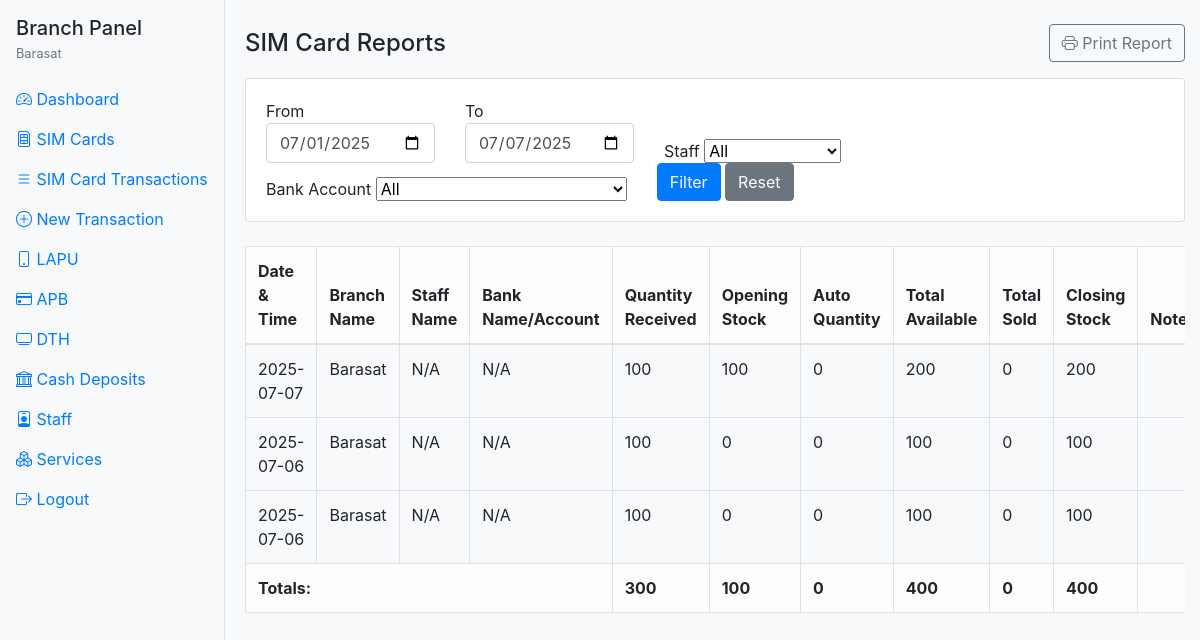
The app's page /branch/sim_cards/reports.php (signed in) with its own data.
### tables this page shows
CREATE TABLE `branches` (
  `id` int(11) NOT NULL,
  `branch_code` varchar(10) NOT NULL,
  `branch_name` varchar(100) NOT NULL,
  `branch_type` enum('main','sub','satellite') DEFAULT 'sub',
  `opening_date` date NOT NULL,
  `address1` varchar(255) NOT NULL,
  `address2` varchar(255) DEFAULT NULL,
  `city` varchar(100) NOT NULL,
  `postal_code` varchar(10) NOT NULL,
  `contact_number` varchar(15) NOT NULL,
  `email` varchar(100) NOT NULL,
  `manager_name` varchar(100) DEFAULT NULL,
  `working_hours` varchar(100) DEFAULT NULL,
  `notes` text DEFAULT NULL,
  `status` enum('active','inactive') DEFAULT 'active',
  `created_by` int(11) DEFAULT NULL,
  `created_at` timestamp NOT NULL DEFAULT current_timestamp(),
  `updated_by` int(11) DEFAULT NULL,
  `updated_at` timestamp NOT NULL DEFAULT current_timestamp() ON UPDATE current_timestamp()
);

CREATE TABLE `sim_cards` (
  `id` int(11) NOT NULL,
  `branch_id` int(11) DEFAULT NULL,
  `staff_id` int(11) DEFAULT NULL,
  `bank_account_id` int(11) DEFAULT NULL,
  `transaction_date` date DEFAULT NULL,
  `quantity_received` int(11) DEFAULT 0,
  `opening_stock` int(11) DEFAULT 0,
  `auto_quantity` int(11) DEFAULT 0,
  `total_available` int(11) DEFAULT 0,
  `total_sold` int(11) DEFAULT 0,
  `closing_stock` int(11) DEFAULT 0,
  `notes` text DEFAULT NULL,
  `created_by` varchar(100) DEFAULT NULL,
  `created_at` timestamp NOT NULL DEFAULT current_timestamp(),
  `opening_balance` decimal(10,2) DEFAULT 0.00,
  `received` decimal(10,2) DEFAULT 0.00,
  `auto_amount` decimal(10,2) DEFAULT 0.00,
  `closing_amount` decimal(10,2) DEFAULT 0.00
);

### branch/sim_cards/reports.php (the view, shortened to what this page needs)
<?php
$user = $_SESSION['branch_user'];
$branch_id = $user['branch_id'];
$page_title = 'SIM Card Reports';
$db = new Database();
$conn = $db->getConnection();
$stmt = $conn->prepare("SELECT branch_name FROM branches WHERE id = ?");
$stmt->execute([$branch_id]);
$branch_row = $stmt->fetch(PDO::FETCH_ASSOC);
$branch_name = $branch_row ? $branch_row['branch_name'] : '';
$from_date = isset($_GET['from_date']) && $_GET['from_date'] ? $_GET['from_date'] : date('Y-m-01');
$to_date = isset($_GET['to_date']) && $_GET['to_date'] ? $_GET['to_date'] : date('Y-m-d');
$where = ["sc.branch_id = ?"];
$params = [$branch_id];
if ($from_date && $to_date) {
    $where[] = "DATE(sc.transaction_date) BETWEEN ? AND ?";
    $params[] = $from_date;
    $params[] = $to_date;
}
$sql = "
    SELECT sc.*, b.branch_name, s.full_name as staff_name, ba.bank_name, ba.account_number
    FROM sim_cards sc
    LEFT JOIN branches b ON sc.branch_id = b.id
    LEFT JOIN staff s ON sc.staff_id = s.id
    LEFT JOIN bank_accounts ba ON sc.bank_account_id = ba.id
    WHERE " . implode(" AND ", $where) . "
    ORDER BY sc.transaction_date DESC, sc.created_at DESC, sc.id DESC
";
$stmt = $conn->prepare($sql);
$stmt->execute($params);
$transactions = $stmt->fetchAll(PDO::FETCH_ASSOC);
$totals = [
    'opening_stock' => 0,
    'quantity_received' => 0,
    'auto_quantity' => 0,
    'total_available' => 0,
    'total_sold' => 0,
    'closing_stock' => 0,
];
foreach ($transactions as $row) {
    $totals['opening_stock']      += $row['opening_stock'];
    $totals['quantity_received']  += $row['quantity_received'];
    $totals['auto_quantity']      += $row['auto_quantity'];
    $totals['total_available']    += $row['total_available'];
    $totals['total_sold']         += $row['total_sold'];
    $totals['closing_stock']      += $row['closing_stock'];
}
?>
<!DOCTYPE html>
<html lang="en">
<head>
    <link href="../../assets/css/bootstrap.min.css" rel="stylesheet">
    <link href="../../assets/css/bootstrap-icons.css" rel="stylesheet">
</head>
<body class="bg-light">
    <div class="sidebar d-none d-lg-block">
        <div class="px-3 mb-3">
            <h5 class="mb-1">Branch Panel</h5>
            <div class="small text-muted"><?php echo htmlspecialchars($branch_name); ?></div>
        </div>
        <nav class="nav flex-column">
            <a class="nav-link" href="../dashboard.php"><i class="bi bi-speedometer2"></i> Dashboard</a>
            <a class="nav-link" href="index.php"><i class="bi bi-sim"></i> SIM Cards</a>
            <a class="nav-link" href="transactions.php"><i class="bi bi-list"></i> SIM Card Transactions</a>
            <a class="nav-link" href="create.php"><i class="bi bi-plus-circle"></i> New Transaction</a>
            <a class="nav-link" href="../lapu/index.php"><i class="bi bi-phone"></i> LAPU</a>
            <a class="nav-link" href="../apb/index.php"><i class="bi bi-credit-card"></i> APB</a>
            <a class="nav-link" href="../dth/index.php"><i class="bi bi-tv"></i> DTH</a>
            <a class="nav-link" href="../cash_deposits/index.php"><i class="bi bi-bank"></i> Cash Deposits</a>
            <a class="nav-link" href="../staff.php"><i class="bi bi-person-badge"></i> Staff</a>
            <a class="nav-link" href="../services.php"><i class="bi bi-boxes"></i> Services</a>
            <a class="nav-link" href="../logout.php"><i class="bi bi-box-arrow-right"></i> Logout</a>
        </nav>
    </div>
    <div class="main-content">
    <div class="container-fluid py-4">
        <div class="d-flex justify-content-between align-items-center mb-3 noprint">
            <h4 class="mb-0"><?php echo $page_title; ?></h4>
            <button class="btn btn-outline-secondary" onclick="window.print()">
                <i class="bi bi-printer"></i> Print Report
            </button>
        </div>
        <div class="card mb-4 noprint">
            <div class="card-body">
                <form class="row g-2 align-items-end" method="get">
                    <div class="col-auto">
                        <label for="from_date" class="form-label mb-0">From</label>
                        <input type="date" class="form-control" name="from_date" id="from_date" value="<?php echo htmlspecialchars($from_date); ?>">
                    </div>
                    <div class="col-auto">
                        <label for="to_date" class="form-label mb-0">To</label>
                        <input type="date" class="form-control" name="to_date" id="to_date" value="<?php echo htmlspecialchars($to_date); ?>">
                    </div>
                    <div class="col-auto">
                        <label for="staff_id" class="form-label mb-0">Staff</label>
                        <select class="form-select" name="staff_id" id="staff_id">
                            <option value="">All</option>
                        </select>
                    </div>
                    <div class="col-auto">
                        <label for="bank_account_id" class="form-label mb-0">Bank Account</label>
                        <select class="form-select" name="bank_account_id" id="bank_account_id">
                            <option value="">All</option>
                        </select>
                    </div>
                    <div class="col-auto">
                        <button type="submit" class="btn btn-primary">Filter</button>
                        <a href="reports.php" class="btn btn-secondary">Reset</a>
                    </div>
                </form>
            </div>
        </div>
        <?php if (!empty($transactions)): ?>
        <div class="table-responsive mb-4">
            <table class="table table-bordered table-hover align-middle mb-0">
                <thead class="table-light">
                    <tr>
                        <th>Date & Time</th>
                        <th>Branch Name</th>
                        <th>Staff Name</th>
                        <th>Bank Name/Account</th>
                        <th>Quantity Received</th>
                        <th>Opening Stock</th>
                        <th>Auto Quantity</th>
                        <th>Total Available</th>
                        <th>Total Sold</th>
                        <th>Closing Stock</th>
                        <th>Notes</th>
                    </tr>
                </thead>
                <tbody>
                <?php foreach($transactions as $row): ?>
                    <tr>
                        <td><?php echo htmlspecialchars($row['transaction_date']); ?></td>
                        <td><?php echo htmlspecialchars($row['branch_name']); ?></td>
                        <td><?php echo htmlspecialchars($row['staff_name'] ?: ($row['staff_id'] ? "ID#".$row['staff_id'] : "N/A")); ?></td>
                        <td>
                            <?php
                            if (!empty($row['bank_name']) && !empty($row['account_number'])) {
                                echo htmlspecialchars($row['bank_name']) . " / " . htmlspecialchars($row['account_number']);
                            } elseif (!empty($row['bank_account_id'])) {
                                echo "ID#" . htmlspecialchars($row['bank_account_id']);
                            } else {
                                echo "N/A";
                            }
                            ?>
                        </td>
                        <td><?php echo number_format($row['quantity_received'], 0); ?></td>
                        <td><?php echo number_format($row['opening_stock'], 0); ?></td>
                        <td><?php echo number_format($row['auto_quantity'], 0); ?></td>
                        <td><?php echo number_format($row['total_available'], 0); ?></td>
                        <td><?php echo number_format($row['total_sold'], 0); ?></td>
                        <td><?php echo number_format($row['closing_stock'], 0); ?></td>
                        <td><?php echo nl2br(htmlspecialchars($row['notes'])); ?></td>
                    </tr>
                <?php endforeach; ?>
                </tbody>
                <tfoot class="table-light">
                    <tr>
                        <th colspan="4" class="text-end">Totals:</th>
                        <th><?php echo number_format($totals['quantity_received'], 0); ?></th>
                        <th><?php echo number_format($totals['opening_stock'], 0); ?></th>
                        <th><?php echo number_format($totals['auto_quantity'], 0); ?></th>
                        <th><?php echo number_format($totals['total_available'], 0); ?></th>
                        <th><?php echo number_format($totals['total_sold'], 0); ?></th>
                        <th><?php echo number_format($totals['closing_stock'], 0); ?></th>
                        <th></th>
                    </tr>
                </tfoot>
            </table>
        </div>
        <?php else: ?>
            <div class="alert alert-info">No transactions found for the selected filter.</div>
        <?php endif; ?>
    </div>
    </div>
</body>
</html>

### branch/sim_cards/reports.php (style rules this page uses)
.sidebar { height: 100vh; background: #f8f9fa; border-right: 1px solid #dee2e6; min-width: 220px; position: fixed; left: 0; top: 0; padding-top: 1rem; }
.main-content { margin-left: 230px; }

### records on screen
branches: branch_name "Barasat"
sim_cards: transaction_date "2025-07-07", branch.branch_name "Barasat", staff_id "N/A", quantity_received "100", opening_stock "100", auto_quantity "0", total_available "200", total_sold "0", closing_stock "200"
sim_cards: transaction_date "2025-07-06", branch.branch_name "Barasat", staff_id "N/A", quantity_received "100", opening_stock "0", auto_quantity "0", total_available "100", total_sold "0", closing_stock "100"
sim_cards: transaction_date "2025-07-06", branch.branch_name "Barasat", staff_id "N/A", quantity_received "100", opening_stock "0", auto_quantity "0", total_available "100", total_sold "0", closing_stock "100"

### other values on screen
$page_title "SIM Card Reports"
$totals['quantity_received'] "300"
$totals['opening_stock'] "100"
$totals['auto_quantity'] "0"
$totals['total_available'] "400"
$totals['total_sold'] "0"
$totals['closing_stock'] "400"
